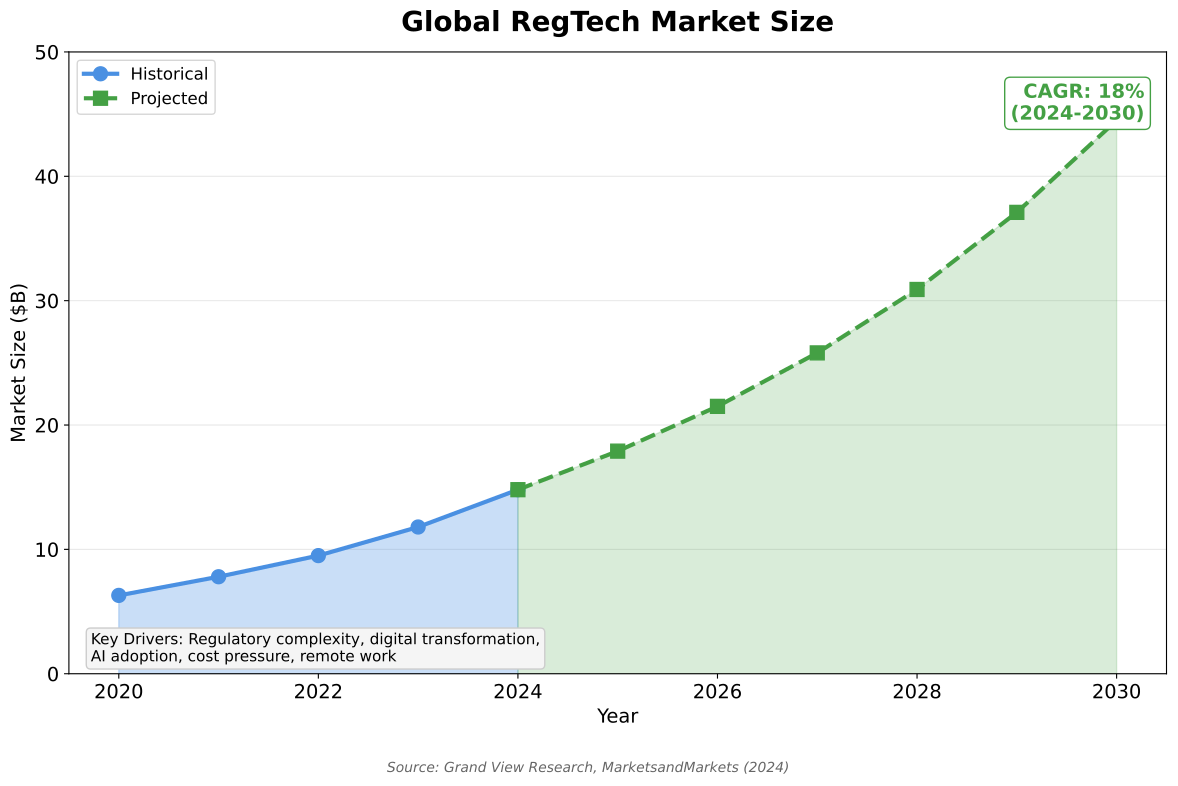

Source code (Python):
"""
RegTech Market Growth
Shows RegTech market size and growth projections

Output: regtech_market_growth.pdf
Module: module_01_fintech
Lesson: 10 - RegTech
"""

from pathlib import Path
import matplotlib.pyplot as plt
import numpy as np

CHART_METADATA = {
    'title': 'RegTech Market Growth',
    'module': 'module_01_fintech',
    'lesson': 10,
    'url': 'https://github.com/Digital-AI-Finance/digital-finance/tree/main/module_01_fintech/figures/regtech_market_growth'
}

plt.rcParams.update({
    'font.size': 14,
    'axes.labelsize': 14,
})

def create_chart():
    """Create RegTech market growth chart"""
    fig, ax = plt.subplots(figsize=(12, 8))

    years = [2020, 2021, 2022, 2023, 2024, 2025, 2026, 2027, 2028, 2029, 2030]
    # Market size in $B
    market_size = [6.3, 7.8, 9.5, 11.8, 14.8, 17.9, 21.5, 25.8, 30.9, 37.1, 44.5]

    # Historical vs projected
    historical = market_size[:5]
    projected = market_size[4:]

    ax.fill_between(years[:5], historical, alpha=0.3, color='#4A90E2')
    ax.plot(years[:5], historical, 'o-', color='#4A90E2', lw=3, markersize=10, label='Historical')

    ax.fill_between(years[4:], projected, alpha=0.2, color='#44A044')
    ax.plot(years[4:], projected, 's--', color='#44A044', lw=3, markersize=10, label='Projected')

    ax.set_xlabel('Year', fontsize=14)
    ax.set_ylabel('Market Size ($B)', fontsize=14)
    ax.set_title('Global RegTech Market Size', fontsize=20, fontweight='bold', pad=15)

    ax.set_ylim(0, 50)
    ax.yaxis.grid(True, alpha=0.3)
    ax.set_axisbelow(True)
    ax.legend(fontsize=12, loc='upper left')

    # CAGR annotation
    ax.text(0.98, 0.95, 'CAGR: 18%\n(2024-2030)',
           transform=ax.transAxes, fontsize=14, fontweight='bold',
           ha='right', va='top', color='#44A044',
           bbox=dict(boxstyle='round', facecolor='white', edgecolor='#44A044'))

    # Key drivers
    drivers = 'Key Drivers: Regulatory complexity, digital transformation,\nAI adoption, cost pressure, remote work'
    ax.text(0.02, 0.02, drivers, transform=ax.transAxes, fontsize=11,
           bbox=dict(boxstyle='round', facecolor='#F5F5F5', edgecolor='#CCCCCC'))

    # Source
    fig.text(0.5, 0.02, 'Source: Grand View Research, MarketsandMarkets (2024)',
            fontsize=10, ha='center', style='italic', color='#666666')

    plt.tight_layout(rect=[0, 0.05, 1, 1])

    output_path = Path(__file__).parent / 'regtech_market_growth.pdf'
    plt.savefig(output_path, format='pdf', dpi=300, bbox_inches='tight')
    plt.close()
    print(f"Chart saved to: {output_path}")
    return output_path

if __name__ == '__main__':
    create_chart()
